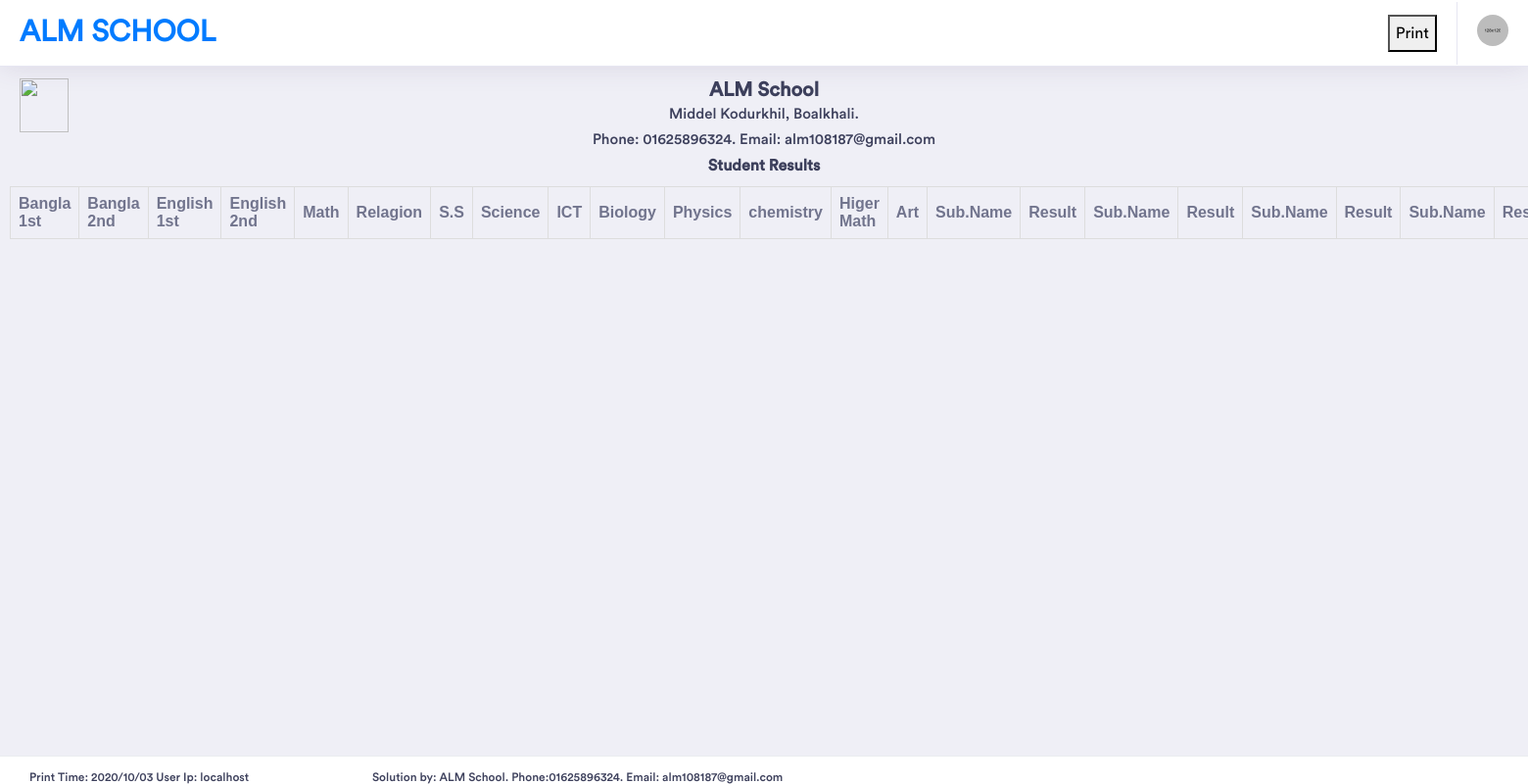
/RptResult.php, run on an earlier commit of the app's database.
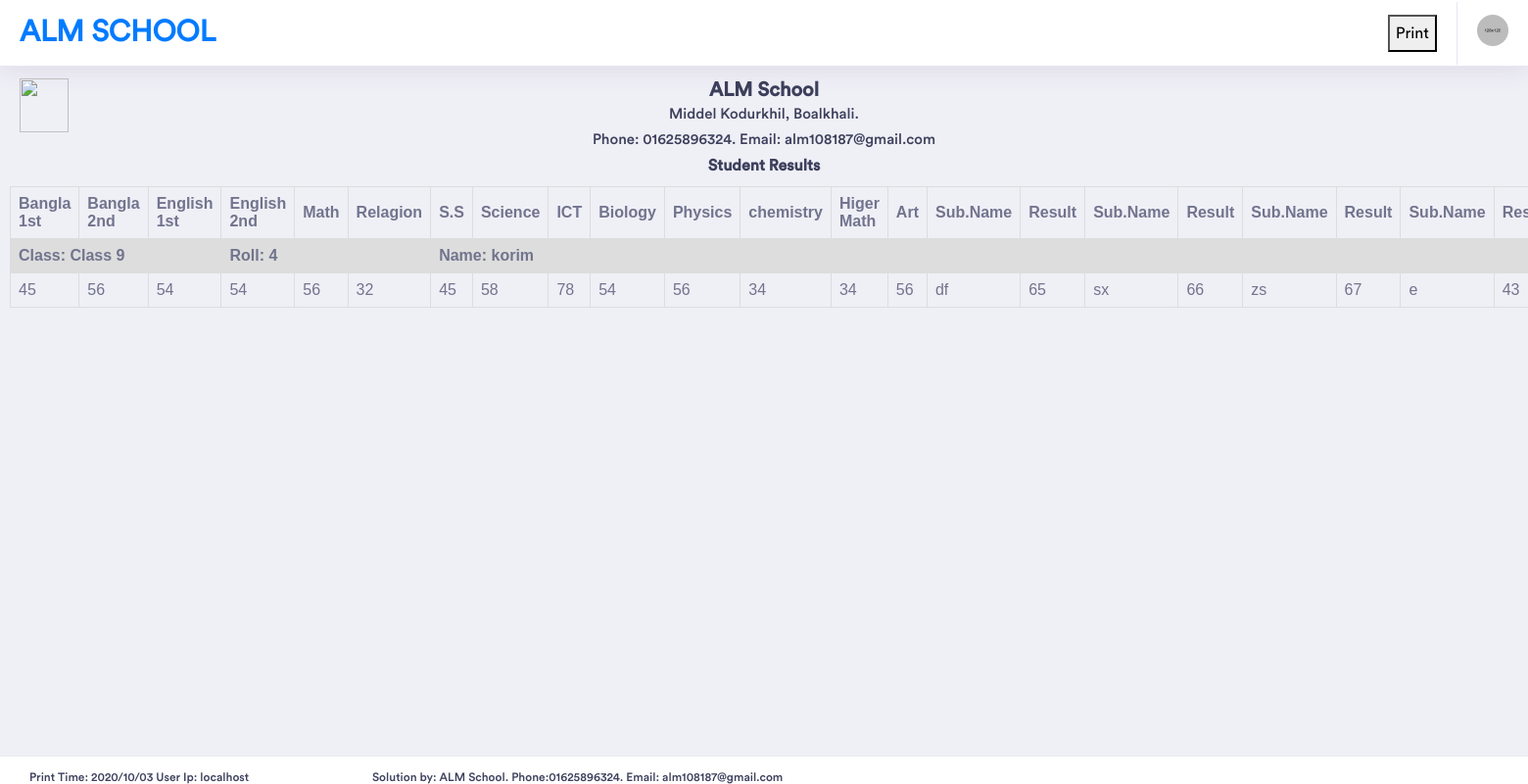
And on a later commit of the database.
### tables this page shows
CREATE TABLE `result` (
  `autoId` int(250) NOT NULL,
  `Student_Name` varchar(250) NOT NULL,
  `Class` varchar(250) NOT NULL,
  `Roll` int(100) NOT NULL,
  `B1rst` int(211) NOT NULL,
  `B2rst` int(211) NOT NULL,
  `E1rst` int(211) NOT NULL,
  `E2rst` int(221) NOT NULL,
  `Mrst` int(222) NOT NULL,
  `Rrst` int(222) NOT NULL,
  `ssrst` int(222) NOT NULL,
  `srst` int(222) NOT NULL,
  `Irst` int(222) NOT NULL,
  `Biology` int(222) NOT NULL,
  `Physics` int(222) NOT NULL,
  `chemistry` int(222) NOT NULL,
  `HigerMath` int(222) NOT NULL,
  `Art` int(111) NOT NULL,
  `exs1` varchar(111) NOT NULL,
  `exs1rst` int(111) NOT NULL,
  `exs2` varchar(111) NOT NULL,
  `exs2rst` int(111) NOT NULL,
  `exs3` varchar(111) NOT NULL,
  `exs3rst` int(111) NOT NULL,
  `exs4` varchar(111) NOT NULL,
  `exs4rst` int(111) NOT NULL,
  `userIp` varchar(111) NOT NULL,
  `entryTime` datetime NOT NULL
);

### RptResult.php (the view, shortened to what this page needs)
<html>
<head>
</head>
<body>
<div style="height: 70px;">
<?php
include("RptHeaderAll.php");
?>
</div>
<div style="padding: 10px;">
<div style=" height:110px;   text-align: center; ">
	<div style=" width:70px;  float: left;   z-index: 1; position: absolute; " >
	<img src="img/almlogo.png" class="w3-image w3-greyscale-min" style="width:50px; height:55px;" >
	</div>
	<div style=" width:100%; ">
		<h3 Style=" font-weight: bold; margin-bottom: 0px;">ALM School</h3>
		<h5 Style=" margin-bottom: 0px;">Middel Kodurkhil, Boalkhali.</h5>
		<h5 Style=" margin-bottom: 0px;">Phone: 01625896324. Email: alm108187@gmail.com</h5>
		<h4 Style=" font-weight: bold; margin-bottom: 0px;"> Student Results</h4>
	</div>
</div>
<table style="padding: 15px; margin-bottom: 50px;">
<tr>
<th Style="width:20px"> Bangla 1st</th>
<th Style='width:170px'> Bangla 2nd</th>
<th Style='width:150px'> English 1st</th>
<th Style='width:150px'> English 2nd</th>
<th Style='width:120px'> Math </th>
<th Style='width:120px'> Relagion</th>
<th Style='width:40px'> S.S </th>
<th Style='width:70px'> Science </th>
<th Style='width:150px'> ICT</th>
<th Style='width:120px'> Biology </th>
<th Style='width:120px'> Physics </th>
<th Style='width:40px'> chemistry </th>
<th Style='width:70px'> Higer Math </th>
<th Style='width:70px'> Art </th>
<th Style='width:120px'> Sub.Name </th>
<th Style='width:40px'> Result </th>
<th Style='width:40px'> Sub.Name </th>
<th Style='width:40px'> Result </th>
<th Style='width:70px'> Sub.Name </th>
<th Style='width:40px'> Result </th>
<th Style='width:70px'> Sub.Name </th>
<th Style='width:40px'> Result </th>
<?php
$link= mysqli_connect("localhost", "root", "");
mysqli_select_db($link,"alm");
$result="SELECT DISTINCT `Student_Name`,  `Class`, `Roll` FROM `result` order by Class ";
$display=mysqli_query($link,$result);
while($row=mysqli_fetch_array($display))
{
	echo"<tr>";
	  echo"<td colspan='3' Style='font-weight: bold;'>   Class: ".$row['Class']. "</td><td colspan='3' Style='font-weight: bold;'> Roll: ".$row['Roll']."  </td><td colspan='16' Style='font-weight: bold;'>  Name: ".$row['Student_Name']." </td> ";
	echo"</tr>";
	$re="SELECT * FROM `result` Where Student_Name like '".$row['Student_Name']."' and Class like '".$row['Class']."' and Roll like '".$row['Roll']."' order by Class ";
		$dl=mysqli_query($link,$re);
			while($row1=mysqli_fetch_array($dl))
			{
				echo"<tr>";
				echo"<td>".$row1['B1rst']."</td>";
				echo"<td>".$row1['B2rst']."</td>";
				echo"<td>".$row1['E1rst']."</td>";
				echo"<td>".$row1['E2rst']."</td>";
				echo"<td>".$row1['Mrst']."</td>";
				echo"<td>".$row1['Rrst']."</td>";
				echo"<td>".$row1['ssrst']."</td>";
				echo"<td>".$row1['srst']."</td>";
				echo"<td>".$row1['Irst']."</td>";
				echo"<td>".$row1['Biology']."</td>";
				echo"<td>".$row1['Physics']."</td>";
				echo"<td>".$row1['chemistry']."</td>";
				echo"<td>".$row1['HigerMath']."</td>";
				echo"<td>".$row1['Art']."</td>";
				echo"<td>".$row1['exs1']."</td>";
				echo"<td>".$row1['exs1rst']."</td>";
				echo"<td>".$row1['exs2']."</td>";
				echo"<td>".$row1['exs2rst']."</td>";
				echo"<td>".$row1['exs3']."</td>";
				echo"<td>".$row1['exs3rst']."</td>";
				echo"<td>".$row1['exs4']."</td>";
				echo"<td>".$row1['exs4rst']."</td>";
				echo"</tr>";
			}
}
?>
</table>
<div class="footer"  Style="height:10px;">
                   <h6 Style=" float: left; width: 350px;"> <?php
											echo "Print Time: " . date("Y/m/d");
											   echo " User Ip: ".$_SERVER['HTTP_HOST'];
											  ?></h6>
				<h6 Style=" float: left; width: 450px;">Solution by: ALM School. Phone:01625896324. Email: alm108187@gmail.com</h6>
</div>
</div>
</body>
</html>

What changed in the data, as far as the page shows it:
added result: B1rst "45", B2rst "56", E1rst "54", E2rst "54", Mrst "56", Rrst "32", ssrst "45", srst "58", Irst "78", Biology "54", Physics "56", chemistry "34", HigerMath "34", Art "56", exs1 "df", exs1rst "65", exs2 "sx", exs2rst "66", exs3 "zs", exs3rst "67", exs4 "e", exs4rst "43"
Also different on the page:
new list line: "Class: Class 9 Roll: 4 Name: korim"
